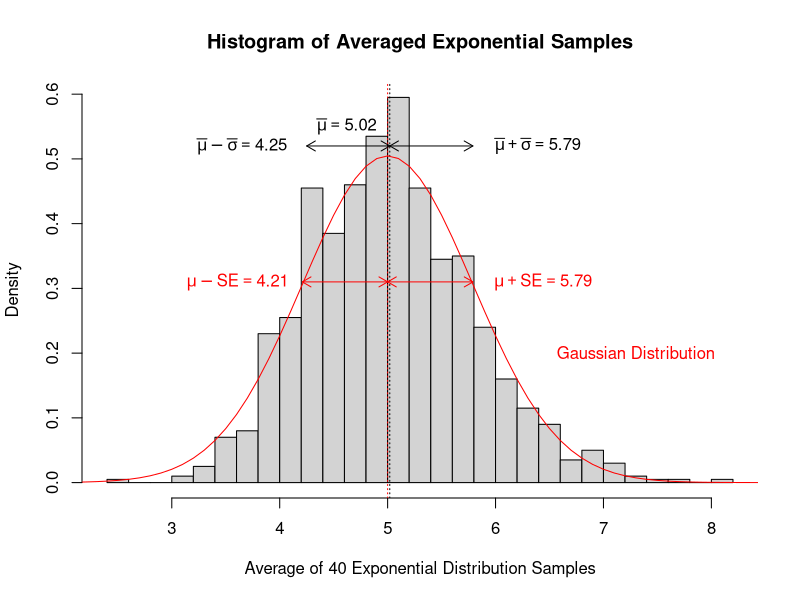

Write R code to recreate this figure.
## ---- chunk 1
set.seed(80085)
options(digits=3)
## ---- chunk 2
lambda <- .2
MeanExpData <- replicate(1000, mean(rexp(40,lambda)))
print(paste0(sprintf('Sample mean: %.2f',mean(MeanExpData)), 
             sprintf(', Sample error: %.2f', sqrt(var(MeanExpData))), 
             sprintf(', Mean: %.2f', 1/lambda),
             sprintf(', Standard Error: %.2f', (1/lambda)/sqrt(40))))
## ---- chunk 3

mew = mean(MeanExpData)
sig = sqrt(var(MeanExpData))

h_data <- hist(MeanExpData, freq = F, main = 'Histogram of Averaged Exponential Samples', xlab = 'Average of 40 Exponential Distribution Samples', breaks = 20)
abline(v = mean(MeanExpData), col = 'black', lty = 3)
abline(v = 5, col = 'red', lty = 3)

arrows(mean(MeanExpData), .52,mean(MeanExpData)-sqrt(var(MeanExpData)), .52, code = 3,length = .1)
arrows(mean(MeanExpData), .52,mean(MeanExpData)+sqrt(var(MeanExpData)), .52, code = 3,length = .1)

arrows(5, .31,5-5/sqrt(40), .31, code = 3,length = .1, col = 'red')
arrows(5, .31,5+5/sqrt(40), .31, code = 3,length = .1, col = 'red')

lines((0:100)/10, dnorm((0:100)/10, mean=5, sd = 5/sqrt(40)), col = 'red')

text(mew-.4, y = .55, labels = bquote(bar(mu)==.(mew)), col = 'black')
text(mew+.6 + sig, y = .52, labels = bquote(bar(mu)+bar(sigma)==.(mew + sig)), col = 'black')
text(mew-.6 - sig, y = .52, labels = bquote(bar(mu)-bar(sigma)==.(mew - sig)), col = 'black')
text(5+5/sqrt(40)+.65, y = .31, labels = bquote(mu+SE==.(5 + 5/sqrt(40))), col = 'red')
text(5-5/sqrt(40)-.6, y = .31, labels = bquote(mu-SE==.(5 - 5/sqrt(40))), col = 'red')
text(7.3, y = .2, labels = 'Gaussian Distribution', col = 'red')

